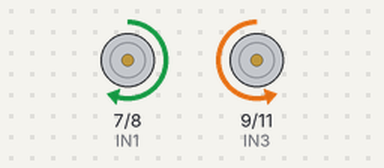
Simulated run of this sketch. Board: Arduino Uno, built with avr-gcc and run on an emulated ATmega328P. On the bench: motor-driver pin pairs drawn as motors (green arrow = first pin HIGH = forward, orange = second pin HIGH = backward, longer = more drive, scaled by the enable pin). At 10.7 s the program stops and its outputs stay as they are.

Above: at 0.1 s.
At 5.4 s:
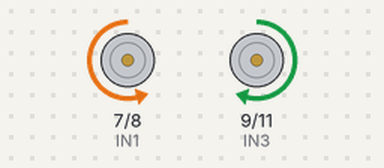
At 10.7 s:
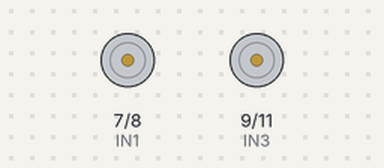
Timing chart, 0 to 12.2 s (numbered marks = the images above):
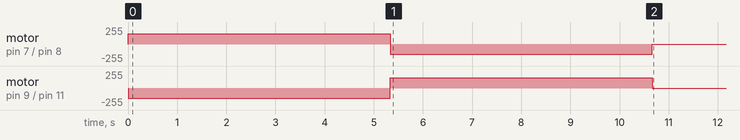

The sketch:

SETTING_SPEED_OF_THE_SMART_CAR.ino
```cpp
int ENA=5;
int ENB=6;
int IN1=7;
int IN2=8;
int IN3=9;
int IN4=11;
float d;
int degRot;
int left;
int right;
int wv;
float v;
void setup() {
  // put your setup code here, to run once:
Serial.begin(9600);
pinMode(ENA,OUTPUT);
pinMode(ENB,OUTPUT);
pinMode(IN1,OUTPUT);
pinMode(IN2,OUTPUT);
pinMode(IN3,OUTPUT);
pinMode(IN4,OUTPUT);
digitalWrite(ENA,HIGH);
digitalWrite(ENB,HIGH);
}

void loop() {
v=1.5;
wv=(v-.35)/.0075;
left=wv;
right=wv;
setSpeed(left,right);
forward(8,v);
v=1.5;
wv=(v-.35)/.0075;
left=wv;
right=wv;
setSpeed(left,right);
backward(8,v);
  while(1==1){

  }
}
void setSpeed(int leftVal,int rightVal){
  analogWrite(ENA,leftVal);
  analogWrite(ENB,rightVal);
}
void forward(float d, float v){
float t;
digitalWrite(IN1,HIGH);
digitalWrite(IN2,LOW);
digitalWrite(IN3,LOW);
digitalWrite(IN4,HIGH);
t=d/v*1000;
delay(t);
stopCar();
}
void backward(float d, float v){
float t;
digitalWrite(IN1,LOW);
digitalWrite(IN2,HIGH);
digitalWrite(IN3,HIGH);
digitalWrite(IN4,LOW);
t=d/v*1000;
delay(t);
stopCar();
}
void turnRight(int deg){
  float t;
digitalWrite(IN1,HIGH);
digitalWrite(IN2,LOW);
digitalWrite(IN3,HIGH);
digitalWrite(IN4,LOW);
t=deg/345.*1000.;
Serial.println(deg);
delay(t);
stopCar();
}
void turnLeft(float deg){
  float t;
digitalWrite(IN1,LOW);
digitalWrite(IN2,HIGH);
digitalWrite(IN3,LOW);
digitalWrite(IN4,HIGH);
t=deg/345.*1000.;
Serial.println(deg);
delay(t);
stopCar();
}
void stopCar(){
digitalWrite(IN1,LOW);
digitalWrite(IN2,LOW);
digitalWrite(IN3,LOW);
digitalWrite(IN4,LOW);
}

void calF(){
digitalWrite(IN1,HIGH);
digitalWrite(IN2,LOW);
digitalWrite(IN3,LOW);
digitalWrite(IN4,HIGH);
delay(5000);
stopCar();
}
void calB(){
digitalWrite(IN1,LOW);
digitalWrite(IN2,HIGH);
digitalWrite(IN3,HIGH);
digitalWrite(IN4,LOW);
delay(5000);
stopCar();
}
void calR(){
digitalWrite(IN1,HIGH);
digitalWrite(IN2,LOW);
digitalWrite(IN3,HIGH);
digitalWrite(IN4,LOW);
delay(5000);
stopCar();
}
void calL(){
digitalWrite(IN1,LOW);
digitalWrite(IN2,HIGH);
digitalWrite(IN3,LOW);
digitalWrite(IN4,HIGH);
delay(5000);
stopCar();
}
```

Measured:
- by itself, motor on pin 7 (IN1) / pin 8 (IN2): stopped → forward 153/255 at 0.00 s, → backward 153/255 5.3 s later, → stopped 5.3 s later
- by itself, motor on pin 9 (IN3) / pin 11 (IN4): stopped → backward 153/255 at 0.00 s, → forward 153/255 5.3 s later, → stopped 5.3 s later
